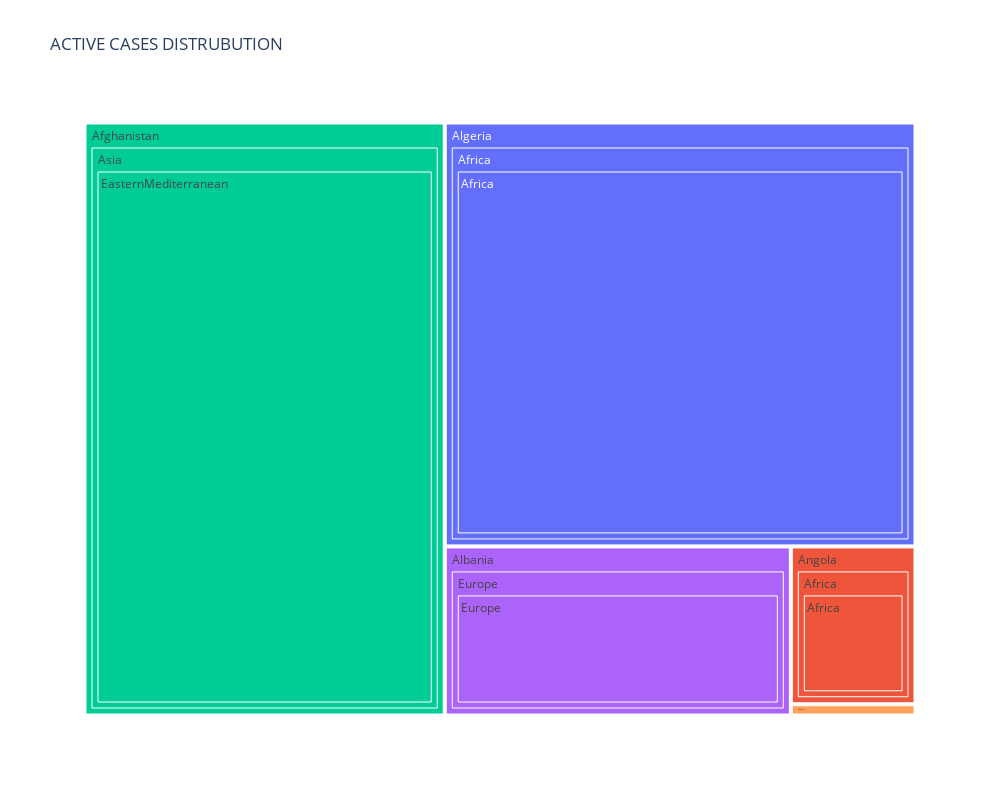

This figure's notebook cell:
### Code cell
fig1 = px.treemap(data,
                 path=['Country/Region','Continent','WHO Region'],
                 values='ActiveCases',
                 color='Country/Region',
                 width=1000,height=800,
                 hover_data=["updatesTotalDeaths","updatesTotalRecovered","Serious,Critical"],
                 title="ACTIVE CASES DISTRUBUTION",)
fig1.show()

### Figure 1 — Plotly figure (JSON) as saved in the notebook; plotly's stock layout.template omitted (floating-point values rounded to 4 significant figures)
{"data": [{"branchvalues": "total", "customdata": [[1273, 23238, 57, "Algeria"], [64, 520, 20, "Angola"], [1298, 25840, 31, "Afghanistan"], [188, 3155, 23, "Albania"], [52, 828, 1, "Andorra"], [1273, 23238, 57, "Algeria"], [64, 520, 20, "Angola"], [1298, 25840, 31, "Afghanistan"], [188, 3155, 23, "Albania"], [52, 828, 1, "Andorra"], [1298, 25840, 31, "Afghanistan"], [188, 3155, 23, "Albania"], [1273, 23238, 57, "Algeria"], [52, 828, 1, "Andorra"], [64, 520, 20, "Angola"]], "domain": {"x": [0, 1], "y": [0, 1]}, "hovertemplate": "labels=%{label}<br>ActiveCases=%{value}<br>parent=%{parent}<br>id=%{id}<br>updatesTotalDeaths=%{customdata[0]}<br>updatesTotalRecovered=%{customdata[1]}<br>Serious,Critical=%{customdata[2]}<br>Country/Region=%{customdata[3]}<extra></extra>", "ids": ["Algeria/Africa/Africa", "Angola/Africa/Africa", "Afghanistan/Asia/EasternMediterranean", "Albania/Europe/Europe", "Andorra/Europe/Europe", "Algeria/Africa", "Angola/Africa", "Afghanistan/Asia", "Albania/Europe", "Andorra/Europe", "Afghanistan", "Albania", "Algeria", "Andorra", "Angola"], "labels": ["Africa", "Africa", "EasternMediterranean", "Europe", "Europe", "Africa", "Africa", "Asia", "Europe", "Europe", "Afghanistan", "Albania", "Algeria", "Andorra", "Angola"], "marker": {"colors": ["#636efa", "#EF553B", "#00cc96", "#ab63fa", "#FFA15A", "#636efa", "#EF553B", "#00cc96", "#ab63fa", "#FFA15A", "#00cc96", "#ab63fa", "#636efa", "#FFA15A", "#EF553B"]}, "name": "", "parents": ["Algeria/Africa", "Angola/Africa", "Afghanistan/Asia", "Albania/Europe", "Andorra/Europe", "Algeria", "Angola", "Afghanistan", "Albania", "Andorra", "", "", "", "", ""], "type": "treemap", "values": [9115, 899, 9758, 2673, 64, 9115, 899, 9758, 2673, 64, 9758, 2673, 9115, 64, 899]}], "layout": {"height": 800, "legend": {"tracegroupgap": 0}, "title": {"text": "ACTIVE CASES DISTRUBUTION"}, "width": 1000}}
